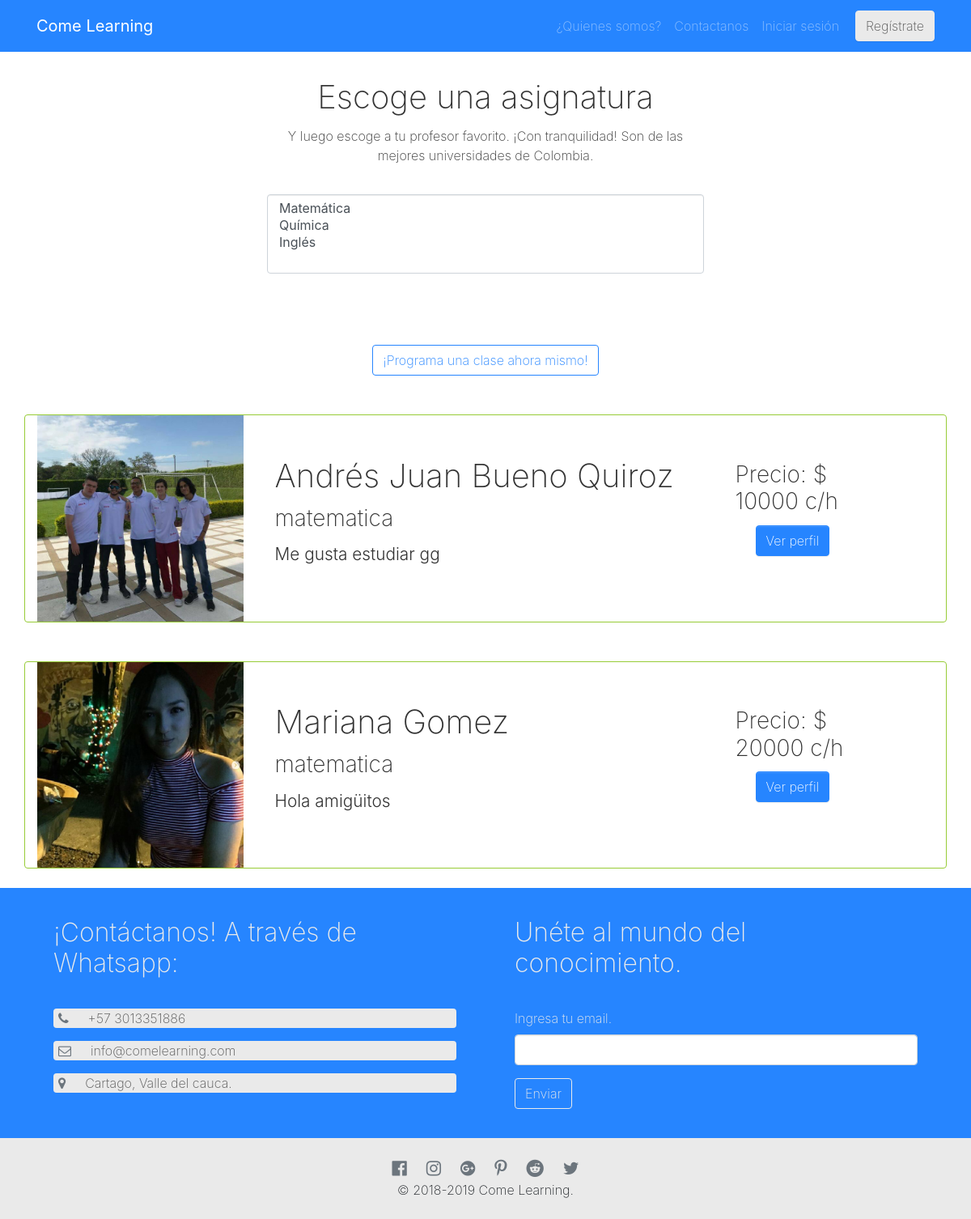
/resultados.php?asignatura=matematica, run on the app's committed database.
### tables this page shows
CREATE TABLE IF NOT EXISTS `tutor` (
  `id` int(11) NOT NULL AUTO_INCREMENT,
  `telefono` varchar(50) NOT NULL,
  `nombre` varchar(50) NOT NULL,
  `asignatura` varchar(50) NOT NULL,
  `carrera` varchar(50) NOT NULL,
  `precio` float NOT NULL DEFAULT '0',
  `contrasena` varchar(50) NOT NULL DEFAULT '0',
  `correo` varchar(50) NOT NULL,
  `horarios_disp` int(11) NOT NULL DEFAULT '0',
  `dia` varchar(50) NOT NULL DEFAULT '0',
  `descripcion` longtext NOT NULL,
  `universidad` varchar(50) NOT NULL,
  `imagen` varchar(50) DEFAULT NULL,
  PRIMARY KEY (`id`)
);

### resultados.php (the view, shortened to what this page needs)
<!DOCTYPE html>
<html>
<head>
  <link rel="stylesheet" href="https://cdnjs.cloudflare.com/ajax/libs/font-awesome/4.7.0/css/font-awesome.min.css" type="text/css">
  <link rel="stylesheet" href="wireframe.css">
</head>
<body>
  <div class="text-center py-3">
    <div class="container">
      <div class="row py-5">
        <div class="mx-auto col-lg-6">
          <h1>Escoge una asignatura</h1>
          <p class="mb-4">Y luego escoge a tu profesor favorito. ¡Con tranquilidad! Son de las mejores universidades de Colombia.</p>
          <div class="form-group"><select size="4" multiple="" class="form-control" name="cars">
              <option value="matematica">Matemática</option>
              <option value="quimica">Química</option>
              <option value="ingles">Inglés</option>
            </select></div>
        </div>
      </div>
      <div class="row">
        <div class="col-md-12"><a class="btn btn-outline-primary" href="#">¡Programa una clase ahora mismo!</a></div>
      </div>
    </div>
  </div>
  <nav class="navbar navbar-expand-md navbar-dark bg-primary fixed-top">
    <div class="container"> <a class="navbar-brand" href="#">
        <b> Come Learning<br></b></a>
      <div class="collapse navbar-collapse" id="navbar16">
        <ul class="navbar-nav ml-auto">
          <li class="nav-item"> <a class="nav-link" href="#">¿Quienes somos?</a> </li>
          <li class="nav-item"> <a class="nav-link" href="#">Contactanos</a> </li>
          <li class="nav-item" style=""> <a class="nav-link" href="#">Iniciar sesión</a> </li>
        </ul> <a class="btn navbar-btn ml-md-2 btn-light text-dark">Regístrate</a>
      </div>
    </div>
  </nav>
  <?php
$asignatura=$_REQUEST['asignatura'];
$servername = "localhost";
$username = "root";
$password = "";
$dbname = "comelearning";
$conn = new mysqli($servername, $username, $password, $dbname);
$sql = "SELECT id, nombre, asignatura, descripcion, precio, imagen FROM tutor where asignatura='$asignatura'";
$resultset = mysqli_query($conn, $sql) or die("database error:". mysqli_error($conn));
while( $record = mysqli_fetch_assoc($resultset) ) {
?>
  <div class="py-3" style="">
    <div class="container">
      <div class="row">
        <div class="col-md-12" style="">
          <div class="row border border-secondary rounded" style="	border-top-left-radius: 20px;	border-bottom-right-radius: 20px;	border-bottom-left-radius: 20px;	border-top-right-radius: 20px;">
            <div class="col-md-3 order-3 order-md-1"> <img style="height:254.5px; width:254.5px;" class="img-fluid d-block" src="img/<?= $record['imagen']?>"> </div>
            <div class="col-md-6 col-8 d-flex flex-column justify-content-center p-3 order-1 order-md-2">
              <h1>
                <?php echo $record['nombre'] ?>
              </h1>
              <h3>
                <?php echo $record['asignatura'] ?>
              </h3>
              <p class="lead">
                <?php echo $record['descripcion'] ?>
              </p>
            </div>
            <?php $id = $record['id'] ?>
            <div class="col-md-2 col-4 d-flex flex-column align-items-center justify-content-center order-2 order-md-2 p-3">
              <h3>Precio: $
                <?php echo $record['precio'] ?> c/h</h3>
              <form action="verificar.php"><button type="submit" name="id" value="<?php echo $id ?>" class="btn btn-primary mb-3" href="verificar.php">Ver perfil </button></form>
            </div>
          </div>
        </div>
      </div>
    </div>
  </div>
  <?php } ?>
  <div class="text-light bg-primary">
    <div class="container">
      <div class="row">
        <div class="p-4 col-md-6 text-light">
          <h2 class="mb-4">¡Contáctanos!&nbsp;A través de Whatsapp:</h2>
          <p class="bg-light text-dark rounded px-1"> <a href="#" class="text-dark">
              <i class="fa d-inline mr-3 text-muted fa-phone"></i>+</a>57 3013351886</p>
          <p class="bg-light text-dark px-1 rounded"> <a href="#" class="text-dark">
              <i class="fa d-inline mr-3 text-muted fa-envelope-o"></i>info@comelearning.com</a> </p>
          <p style="" class="bg-light text-dark rounded px-1"> <a href="#" class="text-dark">
              <i class="fa d-inline mr-3 fa-map-marker text-muted"></i>C</a>artago, Valle del cauca.</p>
        </div>
        <div class="p-4 col-md-6">
          <h2 class="mb-4">Unéte al mundo del conocimiento.</h2>
          <form>
            <fieldset class="form-group"> <label for="exampleInputEmail1">Ingresa tu email.</label> <input type="email" class="form-control" placeholder="Ingresar email"> </fieldset> <button type="submit" class="btn btn-outline-light">Enviar</button>
          </form>
        </div>
      </div>
    </div>
  </div>
  <div class="py-3 bg-light" style="">
    <div class="container">
      <div class="row">
        <div class="col-md-12 d-flex align-items-center justify-content-center text-light my-1"> <a href="#">
            <i class="d-block fa fa-facebook-official text-muted fa-lg mr-2"></i>
          </a> <a href="#">
            <i class="d-block fa fa-instagram text-muted fa-lg mx-2"></i>
          </a> <a href="#">
            <i class="d-block fa fa-google-plus-official text-muted fa-lg mx-2"></i>
          </a> <a href="#">
            <i class="d-block fa fa-pinterest-p text-muted fa-lg mx-2"></i>
          </a> <a href="#" class="text-light">
            <i class="d-block fa fa-reddit text-muted fa-lg mx-2"></i>
          </a> <a href="#">
            <i class="d-block fa fa-twitter text-muted fa-lg ml-2"></i>
          </a> </div>
      </div>
      <div class="row">
        <div class="col-md-12 text-center">
          <p class="mb-0">© 2018-2019 Come Learning.<br></p>
        </div>
      </div>
    </div>
  </div>
</body>
</html>

### data on the page
tutor: imagen (picture), nombre "Andrés Juan Bueno Quiroz", asignatura "matematica", descripcion "Me gusta estudiar gg", precio "10000", $id 1 (drawn)
tutor: imagen (picture), nombre "Mariana Gomez", asignatura "matematica", descripcion "Hola amigüitos", precio "20000", $id 2 (drawn)
